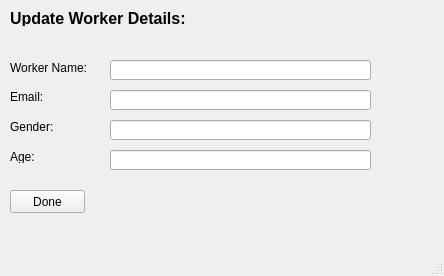
<?xml version="1.0" encoding="UTF-8"?>
<ui version="4.0">
 <class>MainWindow</class>
 <widget class="QMainWindow" name="MainWindow">
  <property name="geometry">
   <rect>
    <x>0</x>
    <y>0</y>
    <width>444</width>
    <height>276</height>
   </rect>
  </property>
  <property name="windowTitle">
   <string>New Worker</string>
  </property>
  <widget class="QWidget" name="centralwidget">
   <widget class="QLabel" name="label">
    <property name="geometry">
     <rect>
      <x>10</x>
      <y>10</y>
      <width>361</width>
      <height>16</height>
     </rect>
    </property>
    <property name="font">
     <font>
      <pointsize>12</pointsize>
      <weight>75</weight>
      <bold>true</bold>
     </font>
    </property>
    <property name="text">
     <string>Update Worker Details:</string>
    </property>
   </widget>
   <widget class="QLabel" name="label_2">
    <property name="geometry">
     <rect>
      <x>10</x>
      <y>60</y>
      <width>91</width>
      <height>16</height>
     </rect>
    </property>
    <property name="text">
     <string>Worker Name:</string>
    </property>
   </widget>
   <widget class="QLabel" name="label_4">
    <property name="geometry">
     <rect>
      <x>10</x>
      <y>90</y>
      <width>47</width>
      <height>13</height>
     </rect>
    </property>
    <property name="text">
     <string>Email:</string>
    </property>
   </widget>
   <widget class="QLabel" name="label_5">
    <property name="geometry">
     <rect>
      <x>10</x>
      <y>120</y>
      <width>47</width>
      <height>13</height>
     </rect>
    </property>
    <property name="text">
     <string>Gender:</string>
    </property>
   </widget>
   <widget class="QLabel" name="label_6">
    <property name="geometry">
     <rect>
      <x>10</x>
      <y>150</y>
      <width>47</width>
      <height>13</height>
     </rect>
    </property>
    <property name="text">
     <string>Age:</string>
    </property>
   </widget>
   <widget class="QLineEdit" name="workerName">
    <property name="geometry">
     <rect>
      <x>110</x>
      <y>60</y>
      <width>261</width>
      <height>20</height>
     </rect>
    </property>
   </widget>
   <widget class="QLineEdit" name="workerEmail">
    <property name="geometry">
     <rect>
      <x>110</x>
      <y>90</y>
      <width>261</width>
      <height>20</height>
     </rect>
    </property>
   </widget>
   <widget class="QLineEdit" name="gender">
    <property name="geometry">
     <rect>
      <x>110</x>
      <y>120</y>
      <width>261</width>
      <height>20</height>
     </rect>
    </property>
   </widget>
   <widget class="QLineEdit" name="age">
    <property name="geometry">
     <rect>
      <x>110</x>
      <y>150</y>
      <width>261</width>
      <height>20</height>
     </rect>
    </property>
   </widget>
   <widget class="QPushButton" name="updateWorkerDoneBtn">
    <property name="geometry">
     <rect>
      <x>10</x>
      <y>190</y>
      <width>75</width>
      <height>23</height>
     </rect>
    </property>
    <property name="text">
     <string>Done</string>
    </property>
   </widget>
  </widget>
  <widget class="QMenuBar" name="menubar">
   <property name="geometry">
    <rect>
     <x>0</x>
     <y>0</y>
     <width>444</width>
     <height>24</height>
    </rect>
   </property>
  </widget>
  <widget class="QStatusBar" name="statusbar"/>
 </widget>
 <resources/>
 <connections/>
</ui>
